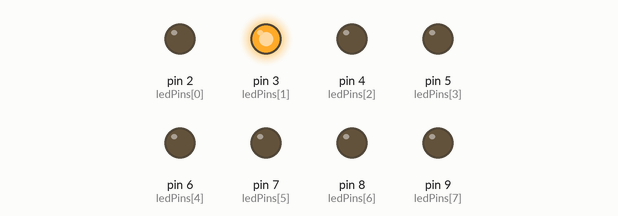
Simulated run of this sketch. Board: Arduino Uno, built with avr-gcc and run on an emulated ATmega328P. Shown: output pins drawn as LEDs (lit = HIGH). Random numbers use the default seed unless the sketch sets one.

Above: at 0.05 s.
At 0.75 s:
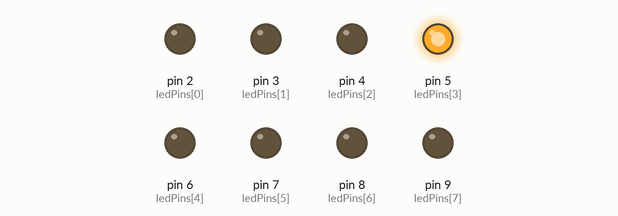
At 1.55 s:
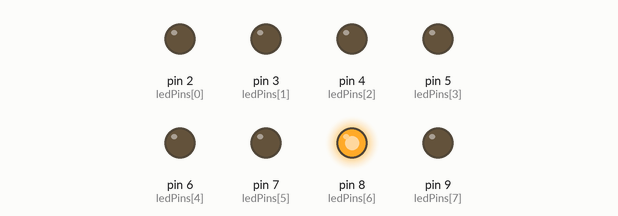
At 3.05 s:
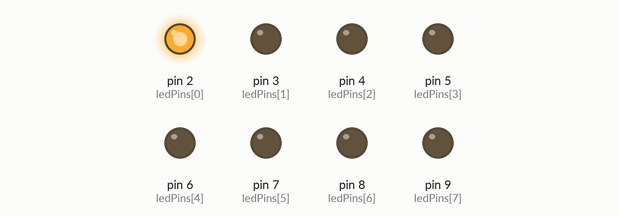
At 4.65 s:
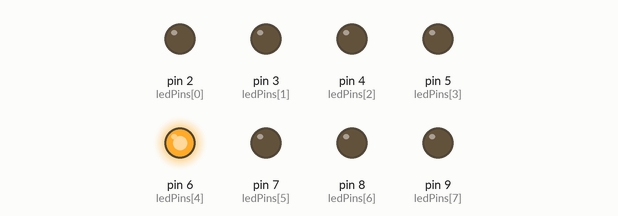
At 6.15 s:
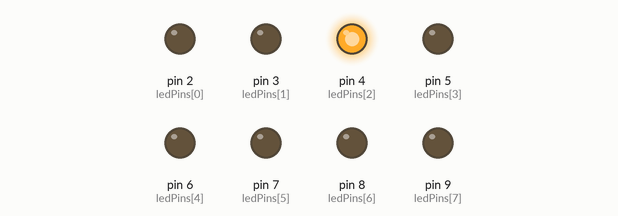
Timing chart, 0 to 6.5 s (numbered marks = the images above):
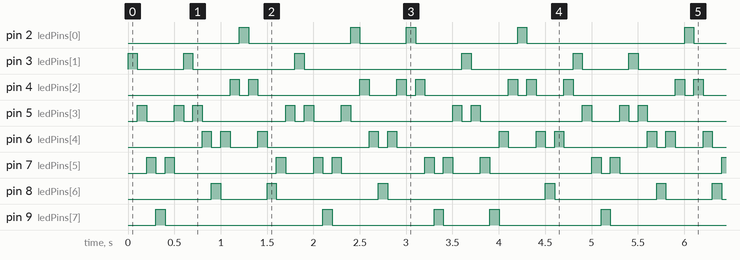

The sketch:

circ-02.ino
```cpp
/*     ---------------------------------------------------------
 *     |  Arduino Experimentation Kit Example Code             |
 *     |  CIRC-02 .: 8 LED Fun :. (Multiple LEDs)   |
 *     |  CIRC-02 .: 8 LED Fun :. (Multiple LEDs)   |
 *     ---------------------------------------------------------
 *
 *  A few Simple LED animations
 *
 * For more information on this circuit http://tinyurl.com/d2hrud
 *
 */

//LED Pin Variables
int ledPins[] = {2,3,4,5,6,7,8,9}; //An array to hold the pin each LED is connected to
                                   //i.e. LED #0 is connected to pin 2, LED #1, 3 and so on
                                   //to address an array use ledPins[0] this would equal 2
                                   //and ledPins[7] would equal 9
const int redLEDs[] = {2,4,6,8};   // Array to hold the pins connected to the red LEDs
const int greenLEDs[] = {3,5,7,9}; // Array to hold the pins connected to the green LEDs

/*
 * setup() - this function runs once when you turn your Arduino on
 * We the three control pins to outputs
 */
void setup()
{

  //Set each pin connected to an LED to output mode (pulling high (on) or low (off)
  for(int i = 0; i < 8; i++){         //this is a loop and will repeat eight times
      pinMode(ledPins[i],OUTPUT); //we use this to set each LED pin to output
  }                                   //the code this replaces is below
}


/*
 * loop() - this function will start after setup finishes and then repeat
 * we call a function called oneAfterAnother(). if you would like a different behaviour
 * uncomment (delete the two slashes) one of the other lines
 */
void loop()                     // run over and over again
{
  knightRiderRGB();
}

/*
 * matrixMadness() - Rapidly switches LEDs on and off in a seemingly random pattern to push the Arduino's limits.
 */
void redGreenCodeDance() {
  // Green LEDs flash random pattern
  for (int i = 0; i < 4; i++) {
    int numberOfFlashes = random(50) + 1; // Random number of flashes (1-50)
    for (int j = 0; j < numberOfFlashes; j++) {
      int delayTime = random(200) + 100; // Random delay time between 100-300 ms

      // Ensure the LED is off before potentially turning it on
      digitalWrite(greenLEDs[i], LOW);

      int action = random(4);           // 0: HIGH, 1: No change, 2: No change,  3: HIGH
      if (action == 0 || action == 3) {
        digitalWrite(greenLEDs[i], HIGH);
      }
      if (random(10) < 9) {           // 90% chance of delay
        delay(delayTime);
      }
    }
    digitalWrite(greenLEDs[i], LOW); // Ensure it's off after the sequence
  }
  delay(random(300) + 100); // Pause between green and red (100-400ms)

  // Red LEDs flash random pattern
  for (int i = 0; i < 4; i++) {
    int numberOfFlashes = random(50) + 1; // Random number of flashes (1-50)
    for (int j = 0; j < numberOfFlashes; j++) {
      int delayTime = random(200) + 100; // Random delay time between 100-300 ms

      // Ensure the LED is off before potentially turning it on
      digitalWrite(redLEDs[i], LOW);

      int action = random(4);           // 0: HIGH, 1: No change, 2: No change,  3: HIGH
      if (action == 0 || action == 3) {
        digitalWrite(redLEDs[i], HIGH);
      }
      if (random(10) < 9) {           // 90% chance of delay
        delay(delayTime);
      }
    }
    digitalWrite(redLEDs[i], LOW);   // Ensure it's off after the sequence
  }
  delay(random(300) + 100); // Pause after red (100-400ms)
}

/*
 * matrixMadness() - Rapidly switches LEDs on and off in a seemingly random pattern to push the Arduino's limits.
 */
void matrixMadness() {
  int duration = random(50) + 50; // Reduced duration
  int baseDelay = 10; // Base delay for fading
  int ledBrightness[8] = {0, 0, 0, 0, 0, 0, 0, 0}; // Store brightness of each LED

  for (int i = 0; i < duration; i++) {
    for (int j = 0; j < 8; j++) {
      if (random(10) < 3) { // Reduced frequency of changes
        int fadeAmount = random(10) + 5; // Random fade amount
        delay(random(50)); // Stochastic pause before fading in

        // Fade LED in
        for (int brightness = ledBrightness[j]; brightness <= 255; brightness += fadeAmount) {
          analogWrite(ledPins[j], brightness);
          ledBrightness[j] = brightness; // Update stored brightness
          delay(baseDelay);
        }
        analogWrite(ledPins[j], 255); // Ensure fully on
        ledBrightness[j] = 255;
      } else {
        int fadeAmount = random(10) + 5; // Random fade amount
        delay(random(50)); // Stochastic pause before fading out

        // Fade LED out
        for (int brightness = ledBrightness[j]; brightness >= 0; brightness -= fadeAmount) {
          analogWrite(ledPins[j], brightness);
          ledBrightness[j] = brightness; // Update stored brightness
          delay(baseDelay);
        }
        analogWrite(ledPins[j], 0); // Ensure fully off
        ledBrightness[j] = 0;
      }
    }
    delay(20); // Small delay between frames
  }
}

/*
 * oneAfterAnotherNoLoop() - Will light one LED then delay for delayTime then light
 * the next LED until all LEDs are on it will then turn them off one after another
 *
 * this does it without using a loop which makes for a lot of typing.
 * oneOnAtATimeLoop() does exactly the same thing with less typing
 */
void oneAfterAnotherNoLoop(){
  int delayTime = 100; //the time (in milliseconds) to pause between LEDs
                       //make smaller for quicker switching and larger for slower
  digitalWrite(ledPins[0], HIGH);  //Turns on LED #0 (connected to pin 2 )
  delay(delayTime);                //waits delayTime milliseconds
  digitalWrite(ledPins[1], HIGH);  //Turns on LED #1 (connected to pin 3 )
  delay(delayTime);                //waits delayTime milliseconds
  digitalWrite(ledPins[2], HIGH);  //Turns on LED #2 (connected to pin 4 )
  delay(delayTime);                //waits delayTime milliseconds
  digitalWrite(ledPins[3], HIGH);  //Turns on LED #3 (connected to pin 5 )
  delay(delayTime);                //waits delayTime milliseconds
  digitalWrite(ledPins[4], HIGH);  //Turns on LED #4 (connected to pin 6 )
  delay(delayTime);                //waits delayTime milliseconds
  digitalWrite(ledPins[5], HIGH);  //Turns on LED #5 (connected to pin 7 )
  delay(delayTime);                //waits delayTime milliseconds
  digitalWrite(ledPins[6], HIGH);  //Turns on LED #6 (connected to pin 8 )
  delay(delayTime);                //waits delayTime milliseconds
  digitalWrite(ledPins[7], HIGH);  //Turns on LED #7 (connected to pin 9 )
  delay(delayTime);                //waits delayTime milliseconds

//Turns Each LED Off
  digitalWrite(ledPins[7], LOW);  //Turns on LED #0 (connected to pin 2 )
  delay(delayTime);                //waits delayTime milliseconds
  digitalWrite(ledPins[6], LOW);  //Turns on LED #1 (connected to pin 3 )
  delay(delayTime);                //waits delayTime milliseconds
  digitalWrite(ledPins[5], LOW);  //Turns on LED #2 (connected to pin 4 )
  delay(delayTime);                //waits delayTime milliseconds
  digitalWrite(ledPins[4], LOW);  //Turns on LED #3 (connected to pin 5 )
  delay(delayTime);                //waits delayTime milliseconds
  digitalWrite(ledPins[3], LOW);  //Turns on LED #4 (connected to pin 6 )
  delay(delayTime);                //waits delayTime milliseconds
  digitalWrite(ledPins[2], LOW);  //Turns on LED #5 (connected to pin 7 )
  delay(delayTime);                //waits delayTime milliseconds
  digitalWrite(ledPins[1], LOW);  //Turns on LED #6 (connected to pin 8 )
  delay(delayTime);                //waits delayTime milliseconds
  digitalWrite(ledPins[0], LOW);  //Turns on LED #7 (connected to pin 9 )
  delay(delayTime);                //waits delayTime milliseconds
}

/*
 * oneAfterAnotherLoop() - Will light one LED then delay for delayTime then light
 * the next LED until all LEDs are on it will then turn them off one after another
 *
 * this does it using a loop which makes for a lot less typing.
 * than oneOnAtATimeNoLoop() does exactly the same thing with less typing
 */
void oneAfterAnotherLoop(){
  int delayTime = 100; //the time (in milliseconds) to pause between LEDs
                       //make smaller for quicker switching and larger for slower

//Turn Each LED on one after another
  for(int i = 0; i <= 7; i++){
    digitalWrite(ledPins[i], HIGH);  //Turns on LED #i each time this runs i
    delay(delayTime);                //gets one added to it so this will repeat
  }                                  //8 times the first time i will = 0 the final
                                     //time i will equal 7;

//Turn Each LED off one after another
  for(int i = 7; i >= 0; i--){  //same as above but rather than starting at 0 and counting u
                    //p
                                //we start at seven and count down
    digitalWrite(ledPins[i], LOW);  //Turns off LED #i each time this runs i
    delay(delayTime);                //gets one subtracted from it so this will repeat
  }                                  //8 times the first time i will = 7 the final
                                     //time it will equal 0


}

/*
 * oneOnAtATime() - Will light one LED then the next turning off all the others
 */
void oneOnAtATime(){
  int delayTime = 100; //the time (in milliseconds) to pause between LEDs
                       //make smaller for quicker switching and larger for slower

  for(int i = 0; i <= 7; i++){
    int offLED = i - 1;  //Calculate which LED was turned on last time through
    if(i == 0) {         //for i = 1 to 7 this is i minus 1 (i.e. if i = 2 we will
      offLED = 7;        //turn on LED 2 and off LED 1)
    }                    //however if i = 0 we don't want to turn of led -1 (doesn't exist)
                         //instead we turn off LED 7, (looping around)
    digitalWrite(ledPins[i], HIGH);     //turn on LED #i
    digitalWrite(ledPins[offLED], LOW); //turn off the LED we turned on last time
    delay(delayTime);
  }
}

/*
 * inAndOut() - This will turn on the two middle LEDs then the next two out
 * making an in and out look
 */
void inAndOut(){
  int delayTime = 100; //the time (in milliseconds) to pause between LEDs
                       //make smaller for quicker switching and larger for slower

  //runs the LEDs out from the middle
  for(int i = 0; i <= 3; i++){
    int offLED = i - 1;  //Calculate which LED was turned on last time through
    if(i == 0) {         //for i = 1 to 7 this is i minus 1 (i.e. if i = 2 we will
      offLED = 3;        //turn on LED 2 and off LED 1)
    }                    //however if i = 0 we don't want to turn of led -1 (doesn't exist)
                         //instead we turn off LED 7, (looping around)
    int onLED1 = 3 - i;       //this is the first LED to go on ie. LED #3 when i = 0 and LED
                    //
                             //#0 when i = 3
    int onLED2 = 4 + i;       //this is the first LED to go on ie. LED #4 when i = 0 and LED
                    //
                             //#7 when i = 3
    int offLED1 = 3 - offLED; //turns off the LED we turned on last time
    int offLED2 = 4 + offLED; //turns off the LED we turned on last time

    digitalWrite(ledPins[onLED1], HIGH);
    digitalWrite(ledPins[onLED2], HIGH);
    digitalWrite(ledPins[offLED1], LOW);
    digitalWrite(ledPins[offLED2], LOW);
    delay(delayTime);
  }

  //runs the LEDs into the middle
  for(int i = 3; i >= 0; i--){
    int offLED = i + 1;  //Calculate which LED was turned on last time through
    if(i == 3) {         //for i = 1 to 7 this is i minus 1 (i.e. if i = 2 we will
      offLED = 0;        //turn on LED 2 and off LED 1)
    }                    //however if i = 0 we don't want to turn of led -1 (doesn't exist)
                         //instead we turn off LED 7, (looping around)
    int onLED1 = 3 - i;       //this is the first LED to go on ie. LED #3 when i = 0 and LED
                    //
                             //#0 when i = 3
    int onLED2 = 4 + i;       //this is the first LED to go on ie. LED #4 when i = 0 and LED
                    //
                             //#7 when i = 3
    int offLED1 = 3 - offLED; //turns off the LED we turned on last time
    int offLED2 = 4 + offLED; //turns off the LED we turned on last time

    digitalWrite(ledPins[onLED1], HIGH);
    digitalWrite(ledPins[onLED2], HIGH);
    digitalWrite(ledPins[offLED1], LOW);
    digitalWrite(ledPins[offLED2], LOW);
    delay(delayTime);
  }
}

/*
 * knightRider() - A single LED moves back and forth
 */
void knightRider() {
  int delayTime = 50;
  static int position = 0;
  static int direction = 1;  // 1 for forward, -1 for backward

  // Turn off all LEDs
  for (int i = 0; i < 8; i++) {
    digitalWrite(ledPins[i], LOW);
  }

  // Turn on the LED at the current position
  digitalWrite(ledPins[position], HIGH);
  delay(delayTime);

  // Update the position
  position += direction;

  // Reverse direction if we reach the end
  if (position == 7 || position == 0) {
    direction = -direction;
  }
}

/*
 * randomFlicker() - Randomly turns LEDs on and off
 */
void randomFlicker() {
  for (int i = 0; i < 8; i++) {
    if (random(2) == 0) {  // 50% chance
      digitalWrite(ledPins[i], HIGH);
    } else {
      digitalWrite(ledPins[i], LOW);
    }
  }
  delay(50);
}

/*
 * randomWalk() - Each LED has a random chance of turning on or off
 */
void randomWalk() {
  for (int i = 0; i < 8; i++) {
    if (random(10) < 5) {  // 50% chance
      digitalWrite(ledPins[i], HIGH);
    } else {
      digitalWrite(ledPins[i], LOW);
    }
  }
  delay(50);
}

/*
 * redAndGreenDance() - Alternates between lighting up the red and green LEDs
 */
void redAndGreenDance() {
  int delayTime = 100;

  for (int i = 0; i < 4; i++) {
    int danceSteps = random(3) + 2; // Random number of steps between 2 and 4
    for (int j = 0; j < danceSteps; j++) {
      digitalWrite(redLEDs[i], HIGH);
      delay(delayTime);
      digitalWrite(redLEDs[i], LOW);
      digitalWrite(greenLEDs[i], HIGH);
      delay(delayTime);
      digitalWrite(greenLEDs[i], LOW);
    }
  }
}

/*
 * wildRedGreenSpectacle() - Creates a visually stunning spectacle using red and green LEDs
 */
void wildRedGreenSpectacle() {
  int delayTime = 100; // Faster delay for a more intense effect

  for (int i = 0; i < 20; i++) { // Run the spectacle for a duration

    // Randomly choose LEDs to turn on/off
    for (int j = 0; j < 4; j++) {
      if (random(10) < 3) {
        digitalWrite(redLEDs[j], HIGH);
      } else {
        digitalWrite(redLEDs[j], LOW);
      }

      if (random(10) < 3) {
        digitalWrite(greenLEDs[j], HIGH);
      } else {
        digitalWrite(greenLEDs[j], LOW);
      }
    }

    delay(delayTime); // Short delay to create rapid changes

    // Clear all LEDs for a brief moment
    for (int j = 0; j < 4; j++) {
      digitalWrite(redLEDs[j], LOW);
      digitalWrite(greenLEDs[j], LOW);
    }
    delay(random(delayTime)); // Even shorter, random delay
  }
}

/*
 * oldSchoolMainframe() - Simulates an old-school computer mainframe with blinking lights
 */
void oldSchoolMainframe() {
  int delayTime = 200;

  for (int i = 0; i < 8; i++) {
    // More likely to turn on green LEDs
    if (i % 2 != 0) { // Green LEDs
      if (random(10) < 3) { // 30% chance to turn on
        digitalWrite(ledPins[i], HIGH);
      } else {
        digitalWrite(ledPins[i], LOW);
      }
    } else { // Red LEDs
      if (random(10) < 2) { // 20% chance to turn on
      // The expression random(10) < x means there is x/10 chance of the LED turning on
        digitalWrite(ledPins[i], HIGH);
      } else {
        digitalWrite(ledPins[i], LOW);
      }
    }
  }
  delay(delayTime);
}

/*
 * knightRiderRGB() - A single LED moves back and forth, alternating between green and red LEDs
 */
void knightRiderRGB() {
  for(int i = 0; i < 8; i++){
    knightRiderColor(greenLEDs);
  }
  // Turn off all green LEDs
  for (int i = 0; i < 4; i++) {
    digitalWrite(greenLEDs[i], LOW);
  }
  for(int i = 0; i < 8; i++){
    knightRiderColor(redLEDs);
  }
  // Turn off all red LEDs
  for (int i = 0; i < 4; i++) {
    digitalWrite(redLEDs[i], LOW);
  }
}

/*
 * knightRiderColor() - A single LED moves back and forth for a given color
 */
void knightRiderColor(const int leds[]) {
  int delayTime = 100;
  static int position = 0;
  static int direction = 1;  // 1 for forward, -1 for backward

  // Turn off all LEDs
  for (int i = 0; i < 4; i++) {
    digitalWrite(leds[i], LOW);
  }

  // Turn on the LED at the current position
  digitalWrite(leds[position], HIGH);
  delay(delayTime);

  // Turn off the LED at the current position
  digitalWrite(leds[position], LOW);

  // Update the position
  position += direction;

  // Reverse direction if we reach the end
  if (position == 3 || position == 0) {
    direction = -direction;
  }

  // Turn on the LED at the current position
  digitalWrite(leds[position], HIGH);
}

/*
 * larsonScanner() - Creates a Larson Scanner effect (like Knight Rider, but smoother)
 */
void larsonScanner() {
  int delayTime = 20; // Adjust for speed
  static int position = 0;
  static int direction = 1;
  int fadeAmount = 30; // Adjust for fade speed

  // Dim all LEDs
  for (int i = 0; i < 8; i++) {
    analogWrite(ledPins[i], 0); // Set all LEDs to off initially
  }

  // Move the lit LED
  position += direction;
  if (position >= 7) {
    position = 6;
    direction = -1;
  } else if (position <= 0) {
    position = 1;
    direction = 1;
  }

  // Light the current LED with a fading effect
  int brightness = 255; // Full brightness
  analogWrite(ledPins[position], brightness);

  // Fade adjacent LEDs
  if (position > 0) {
    analogWrite(ledPins[position - 1], brightness - fadeAmount);
  }
  if (position < 7) {
    analogWrite(ledPins[position + 1], brightness - fadeAmount);
  }

  delay(delayTime);
}
```

Measured:
- by itself, pin 2 (ledPins[0]): repeats every 4.8 s: LOW 1.1 s, HIGH 0.10 s, LOW 0.50 s, HIGH 0.10 s, LOW 1.1 s, HIGH 0.10 s, LOW 1.7 s, HIGH 0.10 s
- by itself, pin 9 (ledPins[7]): repeats every 4.8 s: LOW 1.7 s, HIGH 0.10 s, LOW 1.1 s, HIGH 0.10 s, LOW 0.50 s, HIGH 0.10 s, LOW 1.1 s, HIGH 0.10 s
- by itself, pin 3 (ledPins[1]), pin 8 (ledPins[6]): repeats every 4.8 s: LOW 0.50 s, HIGH 0.10 s, LOW 1.1 s, HIGH 0.10 s, LOW 1.7 s, HIGH 0.10 s, LOW 1.1 s, HIGH 0.10 s
- by itself, pin 5 (ledPins[3]): repeats every 4.8 s: LOW 0.30 s, HIGH 0.10 s, LOW 0.10 s, HIGH 0.10 s, LOW 0.90 s, HIGH 0.10 s, LOW 0.10 s, HIGH 0.10 s, LOW 0.30 s, HIGH 0.10 s, LOW 1.1 s, HIGH 0.10 s, LOW 0.10 s, HIGH 0.10 s, LOW 1.1 s, HIGH 0.10 s
